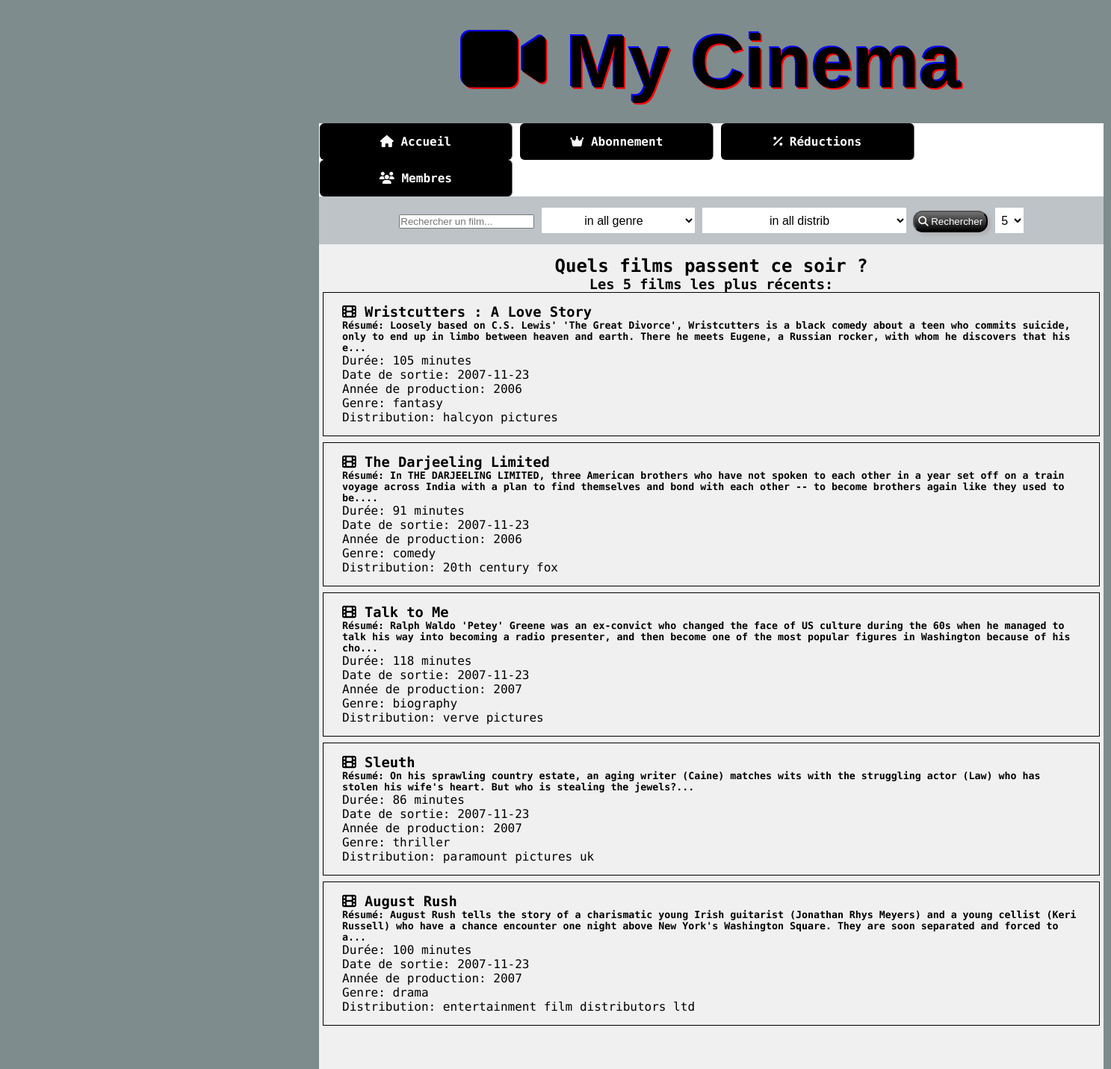
The page / on the database its author committed.
### tables this page shows
CREATE TABLE `film` (
  `id_film` int(11) NOT NULL,
  `id_genre` tinyint(4) NULL,
  `id_distrib` int(11) NULL,
  `titre` varchar(255) NOT NULL,
  `resum` varchar(255) NOT NULL,
  `date_debut_affiche` date NOT NULL,
  `date_fin_affiche` date NOT NULL,
  `duree_min` int(11) NOT NULL,
  `annee_prod` int(11) NULL,
  KEY(`id_genre`),
  KEY(`id_distrib`),
  PRIMARY KEY(`id_film`)
);

CREATE TABLE `genre` (
  `id_genre` tinyint(4) NOT NULL,
  `nom` varchar(255) NOT NULL,
    PRIMARY KEY(`id_genre`)
);

CREATE TABLE `distrib` (
  `id_distrib` int(11) NOT NULL,
  `nom` varchar(255) NOT NULL,
  `telephone` varchar(255) NOT NULL,
  `adresse` varchar(255) default NULL,
  `cpostal` varchar(255) default NULL,
  `ville` varchar(255) default NULL,
  `pays` varchar(255) default NULL,
    PRIMARY KEY(`id_distrib`)
);

### index.php (the view)
<?php
include_once 'header.php';
?>
<div class="dernierfilm">
	<h2 class="dernierfilm">
		Quels films passent ce soir ?
	</h2>
	<h3 class="dernierfilm">
		Les 5 films les plus récents:
	</h3>
	<?php
	$limite = 5;
	$retour = $conn->query("SELECT *, genre.nom as nomgenre, distrib.nom as nomdistrib from film left outer join genre on film.id_genre = genre.id_genre left outer join distrib on film.id_distrib = distrib.id_distrib ORDER BY film.date_debut_affiche DESC  limit " . $limite);
	while ($row = $retour->fetch()) {
		echo "<div class='resultatfilm'>
		<h3><i class='fas fa-film'></i> ".$row['titre']. "</h3>";
		if($row['resum'] == ""){
			echo "<h5> Resumé inconnu</h5>";
		}else {
			echo "<h5> Résumé: ".$row['resum']."...</h5>";
		}
		if($row['duree_min'] == 0){
			echo"<p>Durée: inconnue</p>";
		}else{
			echo "<p>Durée: ".$row['duree_min']." minutes</p>";
		}
		if($row['date_debut_affiche'] == "0000-00-00"){
			echo "<p> Date de sortie inconnue";
		}else{
			echo "<p>Date de sortie: ".$row['date_debut_affiche']."</p>";
		}
		if($row['annee_prod'] == 0){
			echo "<p>Année de production inconnue";
		}else{
			echo "<p>Année de production: ".$row['annee_prod']."</p>";
		}
		if($row['nomgenre'] == NULL){
			echo "<p>Genre inconnu</p>";
		}else{
			echo "<p>Genre: ".$row['nomgenre']."</p>";
		}
		if($row['nomdistrib'] == NULL){
			echo "<p>Distribution inconnu</p>";
		}else{
			echo "<p>Distribution: ".$row['nomdistrib']."</p>";
		}
		echo "</div>";
	}
	?>
</div>
</body>
</html>

### header.php (shortened to what this page needs)
<!DOCTYPE html>
<html lang="fr">
<head>
	<link rel="stylesheet" type="text/css" href="styles.css">
</head>
<body>
	<header>
		<div class="top">
			<h1><i class="fas fa-video"></i> My Cinema</h1>
			<a href="index.php"><i class="fas fa-home"></i> Accueil</a>
			<a href="abonnement.php"><i class="fas fa-crown"></i> Abonnement</a>
			<a href="reduction.php"><i class="fas fa-percentage"></i> Réductions</a>
			<a href="membre.php"><i class="fas fa-users"></i> Membres</a>
			<div class="search">
				<form action="search.php" class="formulaire" method="GET">
					<input name="search" class="champ" type="text" placeholder="Rechercher un film..."/>
					<select name="genre">
						<option value="none">in all genre</option>
					</select>
					<select name="distrib">
						<option value="none">in all distrib</option>
					</select>
					<button type="submit" name="submit-search"><i class="fas fa-search"></i> Rechercher</button>
					<select name="i">
						<option value="5">5</option>
					</select>
				</form>
			</div>
		</div>
	</header>

### styles.css (style rules this page uses)
* { margin:0; padding: 0; }
header { margin: auto; background-color: #7f8c8d; display: block; margin-left: 376px; }
body { font-family: 'Encode Sans Semi Expanded', sans-serif; background-color: #7f8c8d }
.top { display: inline-block; background-color: white; width: 1050px; margin-left: 51px; }
div.top a { display: inline-block; padding-top: 15px; padding-bottom: 15px; text-decoration: none; width: 24.55%; border-right: 1px solid grey; background-color: black; color: white; font-weight: bold; text-align: center; margin-left: 0.5px; border-radius: 6px; }
div.resultatfilm { padding-top: 15px; padding-bottom: 15px; padding-left: 25px; padding-right: 25px; border: 1px solid; margin-bottom: 8px; margin-left: 5px; margin-right: 5px; }
div.search { padding-bottom: 15px; padding-top: 15px; background-color: #bdc3c7; text-align: center; }
div.dernierfilm { padding-top: 15px; padding-bottom: 50px; background-color: #f0f0f0; width: 1050px; display: block; margin-left: 427px; }
h2.dernierfilm { text-align: center; }
h3.dernierfilm { text-align: center; }
div.top h1 { padding-top: 25px; padding-bottom: 25px; background-color: #7f8c8d; text-align: center; }
div.dernierfilm h2 { text-align: center; }
button { background-image : linear-gradient(#737373,#000000); border-radius: 13px; box-shadow: 4px 3px 5px #b0aeb0; color: white; padding: 5px 5px 5px 5px; cursor: pointer; }
select { text-align: center; font-size: 16px; line-height: 1; border: 0; border-radius: 0; height: 34px; background: white; }
header h1 { font-family: 'Muli', sans-serif; font-size: 100px; text-shadow: 2px 2px #FF0000, -2px -2px blue; }

### rows shown on the page
film: titre "Wristcutters : A Love Story", resum "Loosely based on C.S. Lewis' 'The Great Divorce', Wristcutters is a black comedy about a teen who commits suicide, only to end up in limbo between heaven and earth. There he meets Eugene, a Russian rocker, with whom he discovers that his e", duree_min "105", date_debut_affiche "2007-11-23", annee_prod "2006", id_genre.nom "fantasy", id_distrib.nom "halcyon pictures"
film: titre "The Darjeeling Limited", resum "In THE DARJEELING LIMITED, three American brothers who have not spoken to each other in a year set off on a train voyage across India with a plan to find themselves and bond with each other -- to become brothers again like they used to be.", duree_min "91", date_debut_affiche "2007-11-23", annee_prod "2006", id_genre.nom "comedy", id_distrib.nom "20th century fox"
film: titre "Talk to Me", resum "Ralph Waldo 'Petey' Greene was an ex-convict who changed the face of US culture during the 60s when he managed to talk his way into becoming a radio presenter, and then become one of the most popular figures in Washington because of his cho", duree_min "118", date_debut_affiche "2007-11-23", annee_prod "2007", id_genre.nom "biography", id_distrib.nom "verve pictures"
film: titre "Sleuth", resum "On his sprawling country estate, an aging writer (Caine) matches wits with the struggling actor (Law) who has stolen his wife's heart. But who is stealing the jewels?", duree_min "86", date_debut_affiche "2007-11-23", annee_prod "2007", id_genre.nom "thriller", id_distrib.nom "paramount pictures uk"
film: titre "August Rush", resum "August Rush tells the story of a charismatic young Irish guitarist (Jonathan Rhys Meyers) and a young cellist (Keri Russell) who have a chance encounter one night above New York's Washington Square. They are soon separated and forced to a", duree_min "100", date_debut_affiche "2007-11-23", annee_prod "2007", id_genre.nom "drama", id_distrib.nom "entertainment film distributors ltd"
